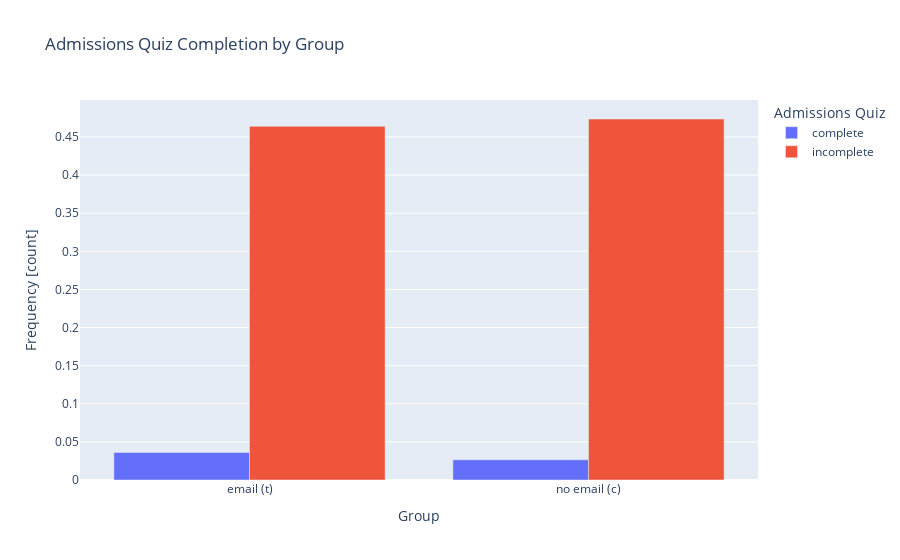

This figure's notebook cell:
### Markdown cell above
#### Results Bar Chart

### Code cell
def build_contingency_bar():
    # Create side-by-side bar chart
    fig = px.bar(
        data_frame=data,
        barmode="group",
        title="Admissions Quiz Completion by Group"
    )
    # Set axis labels
    fig.update_layout(
        xaxis_title ="Group",
        yaxis_title = "Frequency [count]",
        legend = {"title": "Admissions Quiz"}
    )
    return fig


build_contingency_bar().show()

### Figure 1 — Plotly figure (JSON) as saved in the notebook; plotly's stock layout.template omitted (floating-point values rounded to 4 significant figures)
{"data": [{"alignmentgroup": "True", "hovertemplate": "admissionsQuiz=complete<br>group=%{x}<br>value=%{y}<extra></extra>", "legendgroup": "complete", "marker": {"color": "#636efa", "pattern": {"shape": ""}}, "name": "complete", "offsetgroup": "complete", "orientation": "v", "showlegend": true, "textposition": "auto", "type": "bar", "x": ["email (t)", "no email (c)"], "xaxis": "x", "y": [0.03606, 0.02644], "yaxis": "y"}, {"alignmentgroup": "True", "hovertemplate": "admissionsQuiz=incomplete<br>group=%{x}<br>value=%{y}<extra></extra>", "legendgroup": "incomplete", "marker": {"color": "#EF553B", "pattern": {"shape": ""}}, "name": "incomplete", "offsetgroup": "incomplete", "orientation": "v", "showlegend": true, "textposition": "auto", "type": "bar", "x": ["email (t)", "no email (c)"], "xaxis": "x", "y": [0.4639, 0.4736], "yaxis": "y"}], "layout": {"barmode": "group", "legend": {"title": {"text": "Admissions Quiz"}, "tracegroupgap": 0}, "title": {"text": "Admissions Quiz Completion by Group"}, "xaxis": {"anchor": "y", "domain": [0, 1], "title": {"text": "Group"}}, "yaxis": {"anchor": "x", "domain": [0, 1], "title": {"text": "Frequency [count]"}}}}
